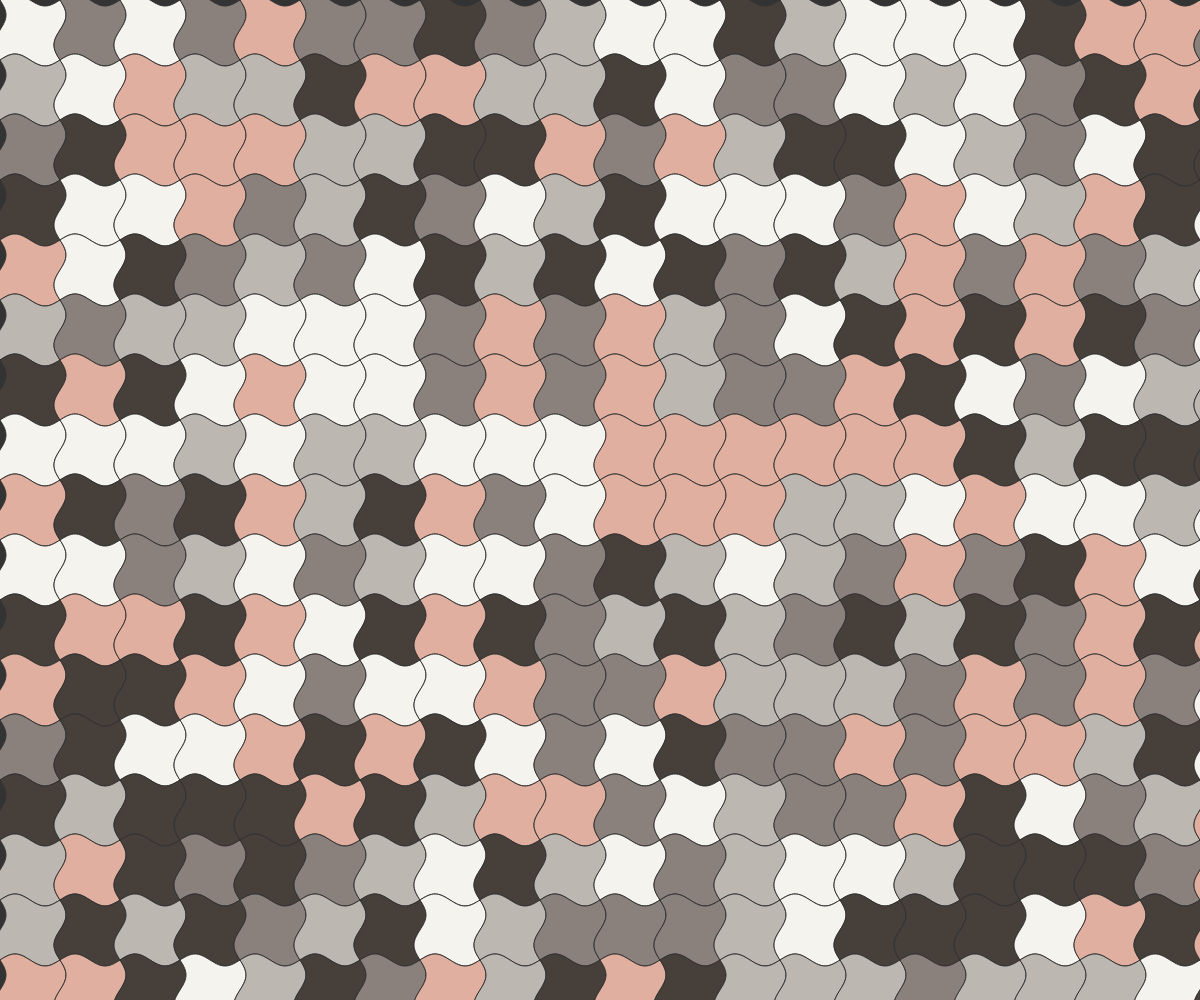
Frame 1 (no input)
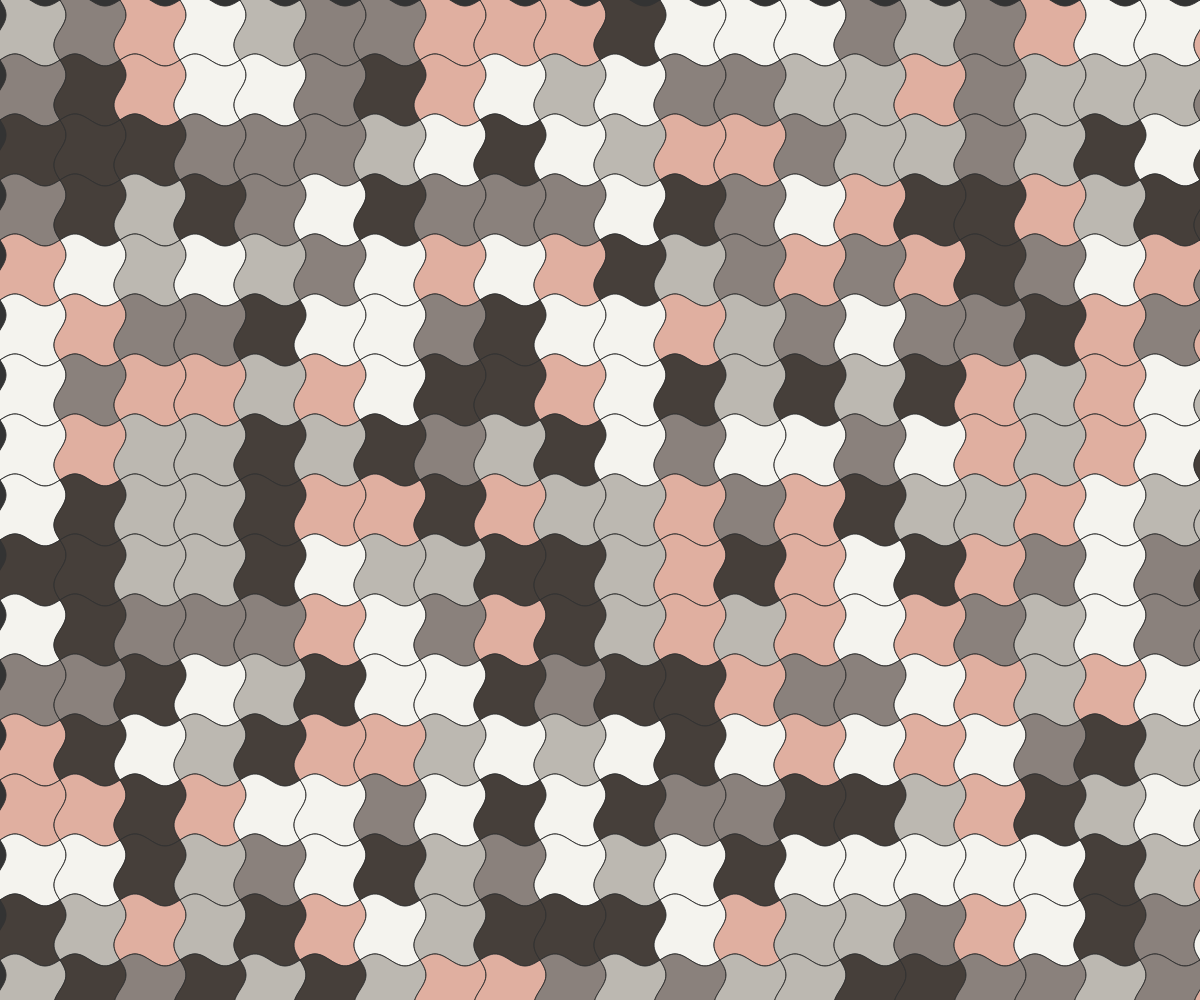
Frame 2 (the mouse pressed at the canvas centre, redrawn once)

The p5.js sketch that drew these frames (run headless with seeded random() and noise() and a simulated clock; the mouse was pressed at the canvas centre and the sketch redrawn once):

// p5.js sketch
// ── sketch.js
"use strict"

const COLORS = ["#463F3A", "#8A817C", "#BCB8b1", "#F4F3EE", "#E0AFA0"];
const WHITE = "#EEEEFF";
const BLACK = "#333333";

function setup(){
	createCanvas(windowWidth, windowHeight);
	angleMode(DEGREES); rectMode(CENTER); imageMode(CENTER);
	textAlign(CENTER, CENTER); textSize(14);
	noLoop();
}

function draw(){
	background(BLACK);
	noFill();
	noStroke();

	stroke(BLACK); strokeWeight(1);

	const len = 60;
	const pad = len;
	const rows = floor(height / pad) + 2;
	const cols = floor(width / pad) + 2;
	for(let r=0; r<rows; r++){
		for(let c=0; c<cols; c++){
			const x = floor(c * pad);
			const y = floor(r * pad);
			drawChidoriManji(x, y, len);
		}
	}
}

function drawChidoriManji(x, y, len){

	fill(getColor(COLORS));

	const rad = len * 0.1;
	const off = len / 360;

	push();
	translate(x, y);
	beginShape();
	for(let i=0; i<360; i+=10){
		const x = off * i;
		const y = -rad * sin(i);
		vertex(x, y);
	}
	for(let i=0; i<360; i+=10){
		const x = rad * sin(i) + len;
		const y = off * i;
		vertex(x, y);
	}
	for(let i=0; i<360; i+=10){
		const x = -off * i + len;
		const y = rad * sin(i) + len;
		vertex(x, y);
	}
	for(let i=0; i<360; i+=10){
		const x = -rad * sin(i);
		const y = -off * i + len;
		vertex(x, y);
	}
	endShape(CLOSE);
	pop();
}

function getColor(colors){
	return colors[floor(random()*colors.length)];
}
